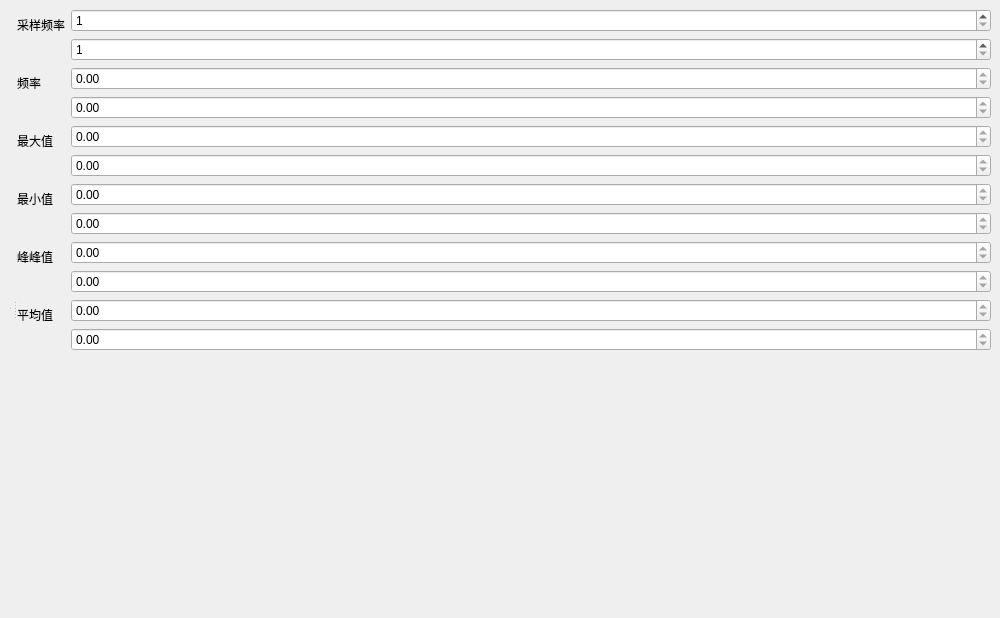
<?xml version="1.0" encoding="UTF-8"?>
<ui version="4.0">
 <class>Panel</class>
 <widget class="QMainWindow" name="Panel">
  <property name="geometry">
   <rect>
    <x>0</x>
    <y>0</y>
    <width>1000</width>
    <height>618</height>
   </rect>
  </property>
  <property name="windowTitle">
   <string>面板</string>
  </property>
  <widget class="QWidget" name="centralwidget">
   <layout class="QGridLayout" name="gridLayout">
    <item row="0" column="0">
     <widget class="QSplitter" name="splitter_2">
      <property name="orientation">
       <enum>Qt::Orientation::Horizontal</enum>
      </property>
      <widget class="QSplitter" name="splitter">
       <property name="orientation">
        <enum>Qt::Orientation::Vertical</enum>
       </property>
       <widget class="QWidget" name="verticalLayoutWidget">
        <layout class="QVBoxLayout" name="wave_layout"/>
       </widget>
       <widget class="QWidget" name="verticalLayoutWidget_7">
        <layout class="QVBoxLayout" name="fft_layout"/>
       </widget>
      </widget>
      <widget class="QWidget" name="formLayoutWidget">
       <layout class="QFormLayout" name="formLayout">
        <item row="0" column="0">
         <widget class="QLabel" name="label">
          <property name="text">
           <string>采样频率</string>
          </property>
         </widget>
        </item>
        <item row="0" column="1">
         <layout class="QVBoxLayout" name="verticalLayout">
          <item>
           <widget class="QSpinBox" name="sample_frequent0">
            <property name="minimum">
             <number>1</number>
            </property>
            <property name="maximum">
             <number>2147483647</number>
            </property>
           </widget>
          </item>
          <item>
           <widget class="QSpinBox" name="sample_frequent1">
            <property name="minimum">
             <number>1</number>
            </property>
            <property name="maximum">
             <number>2147483647</number>
            </property>
           </widget>
          </item>
         </layout>
        </item>
        <item row="2" column="0">
         <widget class="QLabel" name="label_2">
          <property name="text">
           <string>最大值</string>
          </property>
         </widget>
        </item>
        <item row="2" column="1">
         <layout class="QVBoxLayout" name="verticalLayout_2">
          <item>
           <widget class="QDoubleSpinBox" name="max_value0">
            <property name="readOnly">
             <bool>true</bool>
            </property>
            <property name="maximum">
             <double>3.300000000000000</double>
            </property>
           </widget>
          </item>
          <item>
           <widget class="QDoubleSpinBox" name="max_value1">
            <property name="readOnly">
             <bool>true</bool>
            </property>
            <property name="maximum">
             <double>3.300000000000000</double>
            </property>
           </widget>
          </item>
         </layout>
        </item>
        <item row="3" column="0">
         <widget class="QLabel" name="label_3">
          <property name="text">
           <string>最小值</string>
          </property>
         </widget>
        </item>
        <item row="3" column="1">
         <layout class="QVBoxLayout" name="verticalLayout_3">
          <item>
           <widget class="QDoubleSpinBox" name="min_value0">
            <property name="readOnly">
             <bool>true</bool>
            </property>
            <property name="maximum">
             <double>3.300000000000000</double>
            </property>
           </widget>
          </item>
          <item>
           <widget class="QDoubleSpinBox" name="min_value1">
            <property name="readOnly">
             <bool>true</bool>
            </property>
            <property name="maximum">
             <double>3.300000000000000</double>
            </property>
           </widget>
          </item>
         </layout>
        </item>
        <item row="4" column="0">
         <widget class="QLabel" name="label_4">
          <property name="text">
           <string>峰峰值</string>
          </property>
         </widget>
        </item>
        <item row="4" column="1">
         <layout class="QVBoxLayout" name="verticalLayout_4">
          <item>
           <widget class="QDoubleSpinBox" name="pp_value0">
            <property name="readOnly">
             <bool>true</bool>
            </property>
            <property name="maximum">
             <double>3.300000000000000</double>
            </property>
           </widget>
          </item>
          <item>
           <widget class="QDoubleSpinBox" name="pp_value1">
            <property name="readOnly">
             <bool>true</bool>
            </property>
            <property name="maximum">
             <double>3.300000000000000</double>
            </property>
           </widget>
          </item>
         </layout>
        </item>
        <item row="1" column="0">
         <widget class="QLabel" name="label_5">
          <property name="text">
           <string>频率</string>
          </property>
         </widget>
        </item>
        <item row="1" column="1">
         <layout class="QVBoxLayout" name="verticalLayout_5">
          <item>
           <widget class="QDoubleSpinBox" name="frequent0">
            <property name="readOnly">
             <bool>true</bool>
            </property>
            <property name="maximum">
             <double>2147483647.000000000000000</double>
            </property>
           </widget>
          </item>
          <item>
           <widget class="QDoubleSpinBox" name="frequent1">
            <property name="readOnly">
             <bool>true</bool>
            </property>
            <property name="maximum">
             <double>2147483647.000000000000000</double>
            </property>
           </widget>
          </item>
         </layout>
        </item>
        <item row="5" column="0">
         <widget class="QLabel" name="label_6">
          <property name="text">
           <string>平均值</string>
          </property>
         </widget>
        </item>
        <item row="5" column="1">
         <layout class="QVBoxLayout" name="verticalLayout_6">
          <item>
           <widget class="QDoubleSpinBox" name="average0">
            <property name="readOnly">
             <bool>true</bool>
            </property>
            <property name="maximum">
             <double>2147483647.000000000000000</double>
            </property>
           </widget>
          </item>
          <item>
           <widget class="QDoubleSpinBox" name="average1">
            <property name="readOnly">
             <bool>true</bool>
            </property>
            <property name="maximum">
             <double>2147483647.000000000000000</double>
            </property>
           </widget>
          </item>
         </layout>
        </item>
       </layout>
      </widget>
     </widget>
    </item>
   </layout>
  </widget>
 </widget>
 <resources/>
 <connections/>
</ui>
